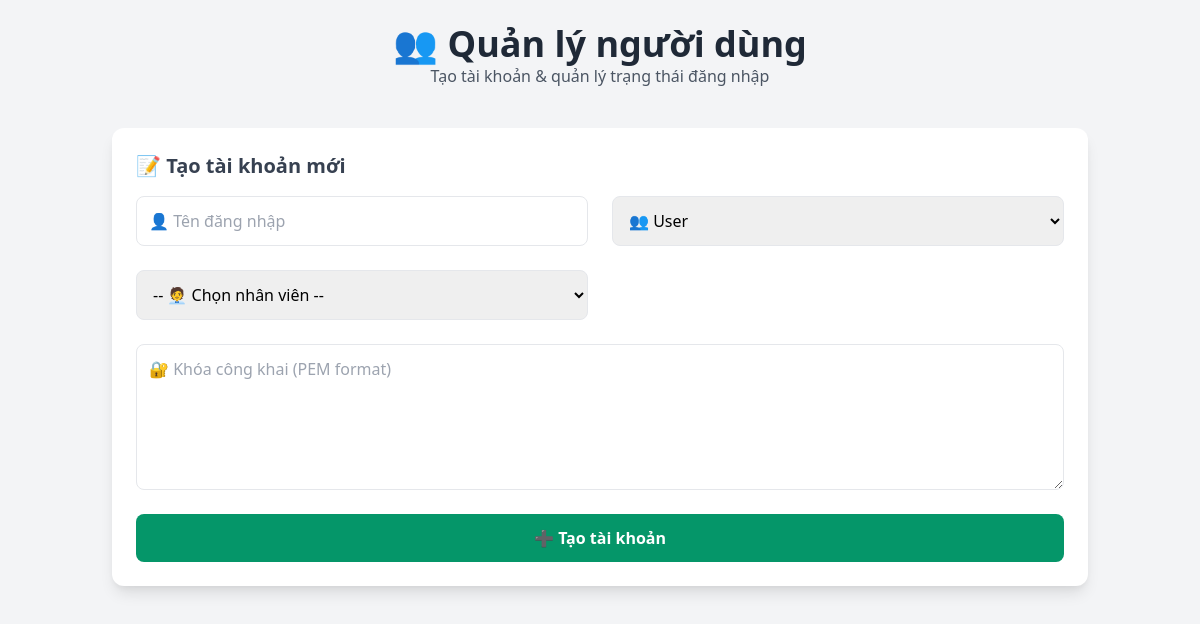
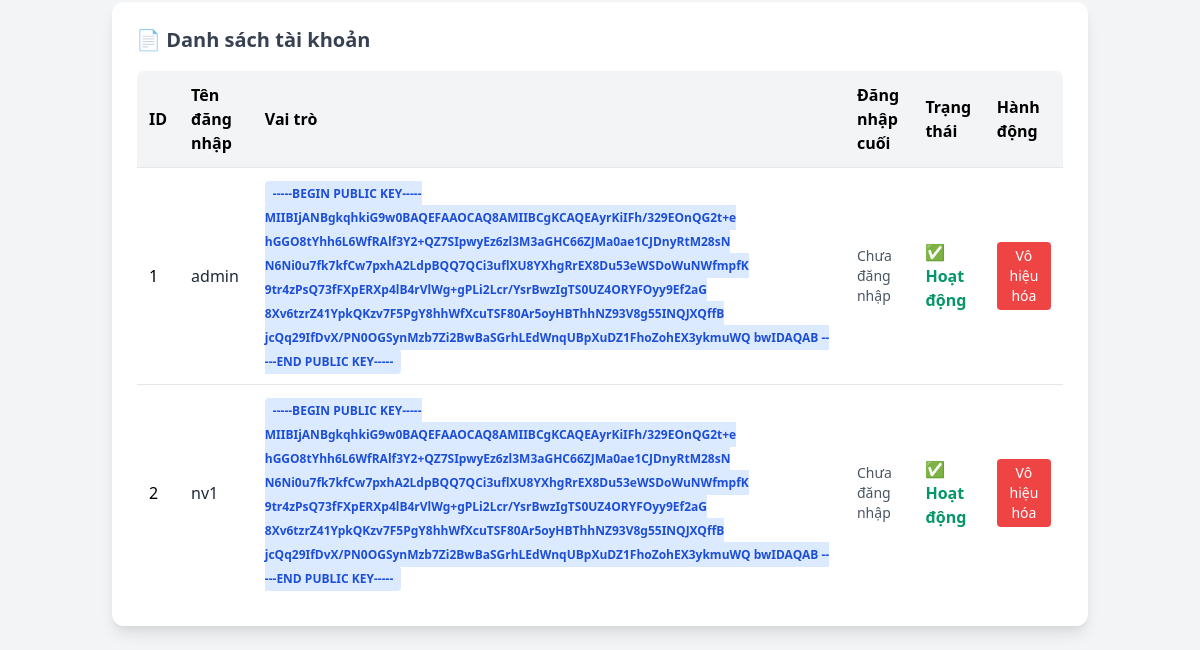
The page /user_management (signed in) on the database as committed earlier (2 pictures, top to bottom).
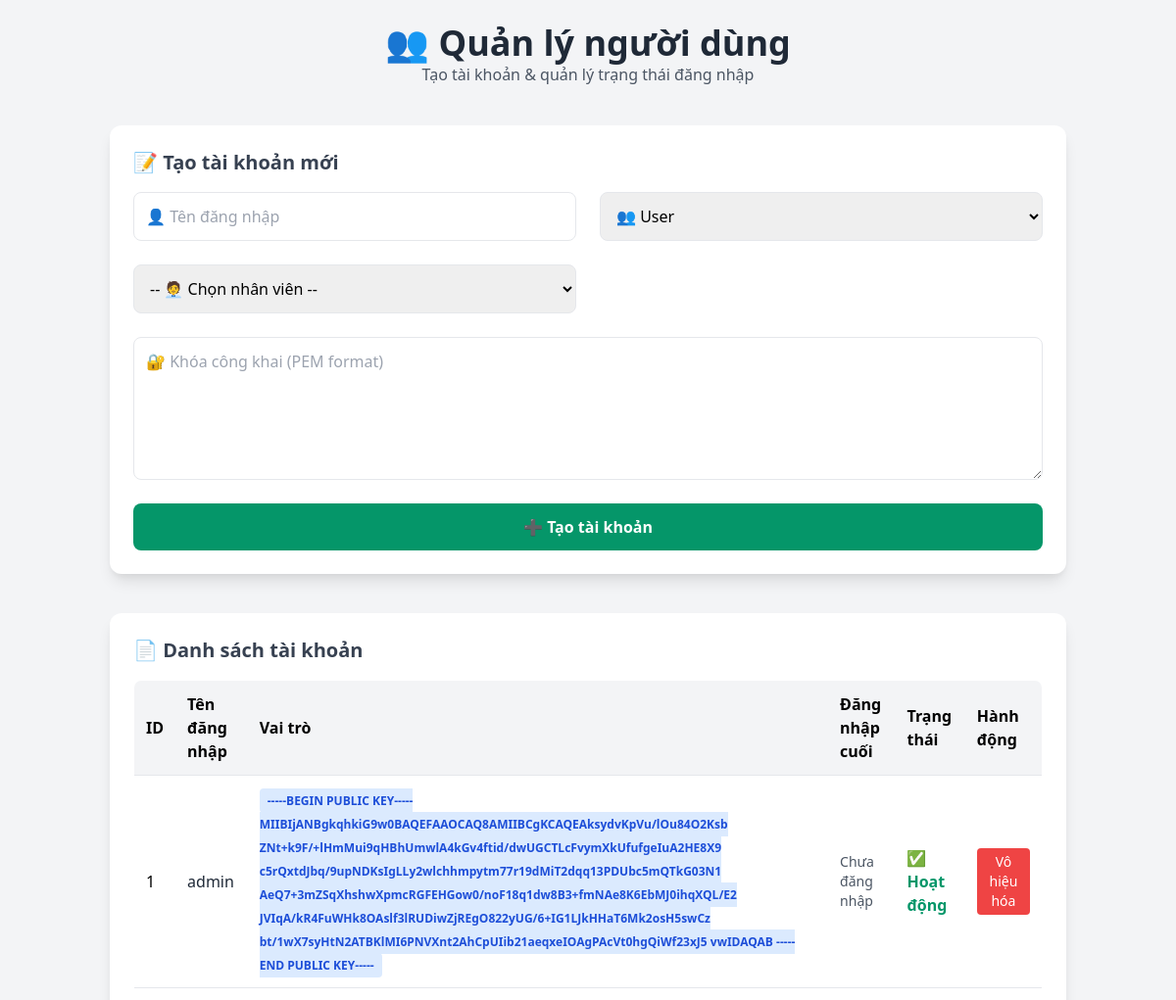
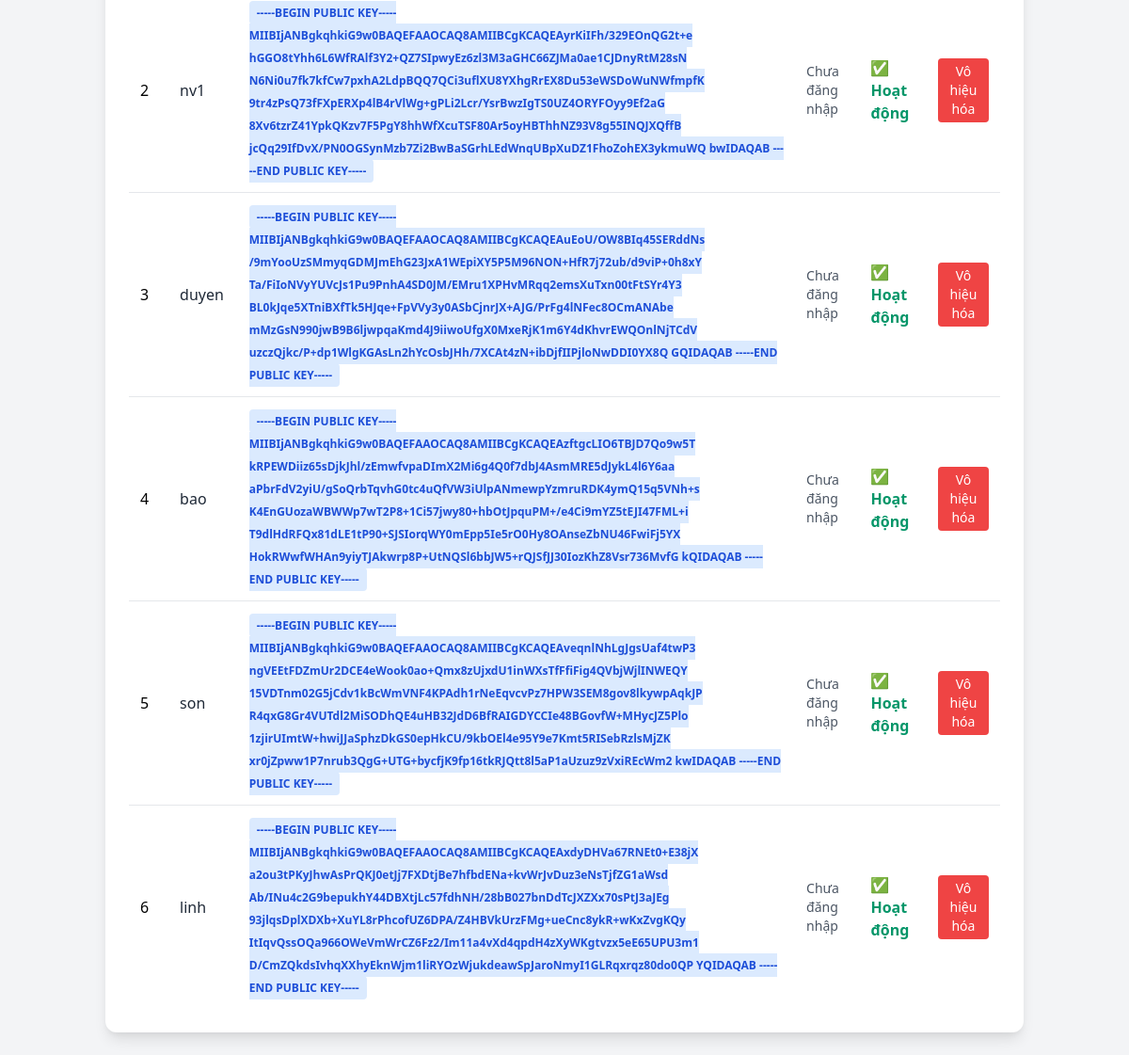
The same page on the database as committed later (2 pictures, top to bottom).
### tables this page shows
CREATE TABLE users (
            id INTEGER PRIMARY KEY,
            username TEXT UNIQUE,
            public_key TEXT,
            role TEXT DEFAULT 'user',
            last_login TIMESTAMP,
            is_active BOOLEAN DEFAULT 1,
            employee_id INTEGER,
            FOREIGN KEY (employee_id) REFERENCES employees(id)
        );

### app.py (the view)
    def decorated_function(*args, **kwargs):
        if 'user_id' not in session or session.get('role') != 'admin':
            flash('Bạn không có quyền truy cập trang này', 'error')
            return redirect(url_for('index'))
        return f(*args, **kwargs)

### app.py (called while the page is built)
def admin_required(f):
    def decorated_function(*args, **kwargs):
        if 'user_id' not in session or session.get('role') != 'admin':
            flash('Bạn không có quyền truy cập trang này', 'error')
            return redirect(url_for('index'))
        return f(*args, **kwargs)
    decorated_function.__name__ = f.__name__
    return decorated_function

@app.route('/user_management')
@admin_required
def user_manager():
    conn = sqlite3.connect('payroll.db')
    c = conn.cursor()
    c.execute("SELECT id, name FROM employees")
    employees = c.fetchall()
    c.execute("SELECT * FROM users")
    users = c.fetchall()
    conn.close()
    return render_template('user_management.html', users=users, employees=employees)

### templates/user_management.html (shortened to what this page needs)
<!DOCTYPE html>
<html lang="vi">
<head>
  <link href="https://cdn.jsdelivr.net/npm/tailwindcss@2.2.19/dist/tailwind.min.css" rel="stylesheet"/>
</head>
<body class="bg-gray-100 min-h-screen">
  <div class="container mx-auto p-6">
    <div class="text-center mb-10">
      <h1 class="text-4xl font-bold text-gray-800">👥 Quản lý người dùng</h1>
      <p class="text-gray-600">Tạo tài khoản & quản lý trạng thái đăng nhập</p>
    </div>
    <div class="bg-white p-6 rounded-xl shadow-lg mb-10">
      <h2 class="text-xl font-semibold text-gray-700 mb-4">📝 Tạo tài khoản mới</h2>
      <form id="create-user-form" class="grid grid-cols-1 md:grid-cols-2 gap-6">
        <input type="text" name="username" placeholder="👤 Tên đăng nhập" required class="p-3 border rounded-lg"/>
        <select name="role" class="p-3 border rounded-lg" required>
          <option value="user">👥 User</option>
        </select>
        <select name="employee_id" class="p-3 border rounded-lg" required>
          <option value="">-- 🧑‍💼 Chọn nhân viên --</option>
        </select>
        <textarea name="public_key" placeholder="🔐 Khóa công khai (PEM format)" rows="5" class="p-3 border rounded-lg md:col-span-2" required></textarea>
        <button type="submit" class="bg-green-600 hover:bg-green-700 text-white font-semibold py-3 px-6 rounded-lg transition md:col-span-2">
          ➕ Tạo tài khoản
        </button>
      </form>
    </div>
    <div class="bg-white p-6 rounded-xl shadow-lg">
      <h2 class="text-xl font-semibold text-gray-700 mb-4">📄 Danh sách tài khoản</h2>
      <div class="overflow-x-auto">
        <table class="min-w-full table-auto border border-gray-200 rounded-lg overflow-hidden">
          <thead class="bg-gray-100">
            <tr>
              <th class="p-3 text-left">ID</th>
              <th class="p-3 text-left">Tên đăng nhập</th>
              <th class="p-3 text-left">Vai trò</th>
              <th class="p-3 text-left">Đăng nhập cuối</th>
              <th class="p-3 text-left">Trạng thái</th>
              <th class="p-3 text-left">Hành động</th>
            </tr>
          </thead>
          <tbody class="bg-white">
            {% for user in users %}
              <tr class="border-t hover:bg-gray-50">
                <td class="p-3">{{ user[0] }}</td>
                <td class="p-3 font-medium text-gray-800">{{ user[1] }}</td>
                <td class="p-3">
                  <span class="px-2 py-1 rounded text-xs font-semibold
                    {% if user[2] == 'admin' %}bg-red-100 text-red-700{% else %}bg-blue-100 text-blue-700{% endif %}">
                    {{ user[2] }}
                  </span>
                </td>
                <td class="p-3 text-sm text-gray-600">{{ user[4] or 'Chưa đăng nhập' }}</td>
                <td class="p-3">
                  {% if user[5] %}
                    <span class="text-green-600 font-semibold">✅ Hoạt động</span>
                  {% else %}
                    <span class="text-red-600 font-semibold">❌ Vô hiệu</span>
                  {% endif %}
                </td>
                <td class="p-3">
                  {% if user[5] %}
                    <button onclick="deactivateUser({{ user[0] }})"
                      class="bg-red-500 hover:bg-red-600 text-white px-3 py-1 rounded text-sm transition">
                      Vô hiệu hóa
                    </button>
                  {% endif %}
                </td>
              </tr>
            {% endfor %}
          </tbody>
        </table>
      </div>
    </div>
  </div>
</body>
</html>

Rows that differ between the two databases and show on the page:
changed users "admin": public_key "-----BEGIN PUBLIC KEY----- MIIBIjANBgkqhkiG9w0BAQEFAAOCAQ8AMIIBCgKCAQEAyrKiIFh/329EOnQG2t+e hGGO8tYhh6L6WfRAlf3Y2+QZ7SIpwyEz6zl3M3aGHC66ZJMa0ae1CJDnyRtM28sN N6Ni0u7fk7kfCw7pxhA2LdpBQQ7QCi3uflXU8YXhgRrEX8Du53eWSDoWuNWfmpfK 9tr4zPsQ73fFXpERXp4lB4rVlWg+gPLi2Lcr/YsrBwzIgTS0UZ4ORYFOyy9Ef2aG 8Xv6tzrZ41YpkQKzv7F5PgY8hhWfXcuTSF80Ar5oyHBThhNZ93V8g55INQJXQffB jcQq29IfDvX/PN0OGSynMzb7Zi2BwBaSGrhLEdWnqUBpXuDZ1FhoZohEX3ykmuWQ bwIDAQAB -----END PUBLIC KEY-----" → "-----BEGIN PUBLIC KEY----- MIIBIjANBgkqhkiG9w0BAQEFAAOCAQ8AMIIBCgKCAQEAksydvKpVu/lOu84O2Ksb ZNt+k9F/+lHmMui9qHBhUmwlA4kGv4ftid/dwUGCTLcFvymXkUfufgeIuA2HE8X9 c5rQxtdJbq/9upNDKsIgLLy2wlchhmpytm77r19dMiT2dqq13PDUbc5mQTkG03N1 AeQ7+3mZSqXhshwXpmcRGFEHGow0/noF18q1dw8B3+fmNAe8K6EbMJ0ihqXQL/E2 JVIqA/kR4FuWHk8OAslf3lRUDiwZjREgO822yUG/6+IG1LJkHHaT6Mk2osH5swCz bt/1wX7syHtN2ATBKlMI6PNVXnt2AhCpUIib21aeqxeIOAgPAcVt0hgQiWf23xJ5 vwIDAQAB -----END PUBLIC KEY-----"
added users: id "3", username "duyen", public_key "-----BEGIN PUBLIC KEY----- MIIBIjANBgkqhkiG9w0BAQEFAAOCAQ8AMIIBCgKCAQEAuEoU/OW8BIq45SERddNs /9mYooUzSMmyqGDMJmEhG23JxA1WEpiXY5P5M96NON+HfR7j72ub/d9viP+0h8xY Ta/FiIoNVyYUVcJs1Pu9PnhA4SD0JM/EMru1XPHvMRqq2emsXuTxn00tFtSYr4Y3 BL0kJqe5XTniBXfTk5HJqe+FpVVy3y0ASbCjnrJX+AJG/PrFg4lNFec8OCmANAbe mMzGsN990jwB9B6ljwpqaKmd4J9iiwoUfgX0MxeRjK1m6Y4dKhvrEWQOnlNjTCdV uzczQjkc/P+dp1WlgKGAsLn2hYcOsbJHh/7XCAt4zN+ibDjfIIPjloNwDDI0YX8Q GQIDAQAB -----END PUBLIC KEY-----", user "Chưa đăng nhập", is_active "✅ Hoạt động"
added users: id "4", username "bao", public_key "-----BEGIN PUBLIC KEY----- MIIBIjANBgkqhkiG9w0BAQEFAAOCAQ8AMIIBCgKCAQEAzftgcLIO6TBJD7Qo9w5T kRPEWDiiz65sDjkJhl/zEmwfvpaDImX2Mi6g4Q0f7dbJ4AsmMRE5dJykL4l6Y6aa aPbrFdV2yiU/gSoQrbTqvhG0tc4uQfVW3iUlpANmewpYzmruRDK4ymQ15q5VNh+s K4EnGUozaWBWWp7wT2P8+1Ci57jwy80+hbOtJpquPM+/e4Ci9mYZ5tEJI47FML+i T9dlHdRFQx81dLE1tP90+SJSIorqWY0mEpp5Ie5rO0Hy8OAnseZbNU46FwiFj5YX HokRWwfWHAn9yiyTJAkwrp8P+UtNQSl6bbJW5+rQJSfJJ30IozKhZ8Vsr736MvfG kQIDAQAB -----END PUBLIC KEY-----", user "Chưa đăng nhập", is_active "✅ Hoạt động"
added users: id "5", username "son", public_key "-----BEGIN PUBLIC KEY----- MIIBIjANBgkqhkiG9w0BAQEFAAOCAQ8AMIIBCgKCAQEAveqnlNhLgJgsUaf4twP3 ngVEEtFDZmUr2DCE4eWook0ao+Qmx8zUjxdU1inWXsTfFfiFig4QVbjWjlINWEQY 15VDTnm02G5jCdv1kBcWmVNF4KPAdh1rNeEqvcvPz7HPW3SEM8gov8lkywpAqkJP R4qxG8Gr4VUTdl2MiSODhQE4uHB32JdD6BfRAIGDYCCIe48BGovfW+MHycJZ5Plo 1zjirUImtW+hwiJJaSphzDkGS0epHkCU/9kbOEl4e95Y9e7Kmt5RISebRzlsMjZK xr0jZpww1P7nrub3QgG+UTG+bycfjK9fp16tkRJQtt8l5aP1aUzuz9zVxiREcWm2 kwIDAQAB -----END PUBLIC KEY-----", user "Chưa đăng nhập", is_active "✅ Hoạt động"
added users: id "6", username "linh", public_key "-----BEGIN PUBLIC KEY----- MIIBIjANBgkqhkiG9w0BAQEFAAOCAQ8AMIIBCgKCAQEAxdyDHVa67RNEt0+E38jX a2ou3tPKyJhwAsPrQKJ0etJj7FXDtjBe7hfbdENa+kvWrJvDuz3eNsTjfZG1aWsd Ab/INu4c2G9bepukhY44DBXtjLc57fdhNH/28bB027bnDdTcJXZXx70sPtJ3aJEg 93jlqsDplXDXb+XuYL8rPhcofUZ6DPA/Z4HBVkUrzFMg+ueCnc8ykR+wKxZvgKQy ItIqvQssOQa966OWeVmWrCZ6Fz2/Im11a4vXd4qpdH4zXyWKgtvzx5eE65UPU3m1 D/CmZQkdsIvhqXXhyEknWjm1liRYOzWjukdeawSpJaroNmyI1GLRqxrqz80do0QP YQIDAQAB -----END PUBLIC KEY-----", user "Chưa đăng nhập", is_active "✅ Hoạt động"
